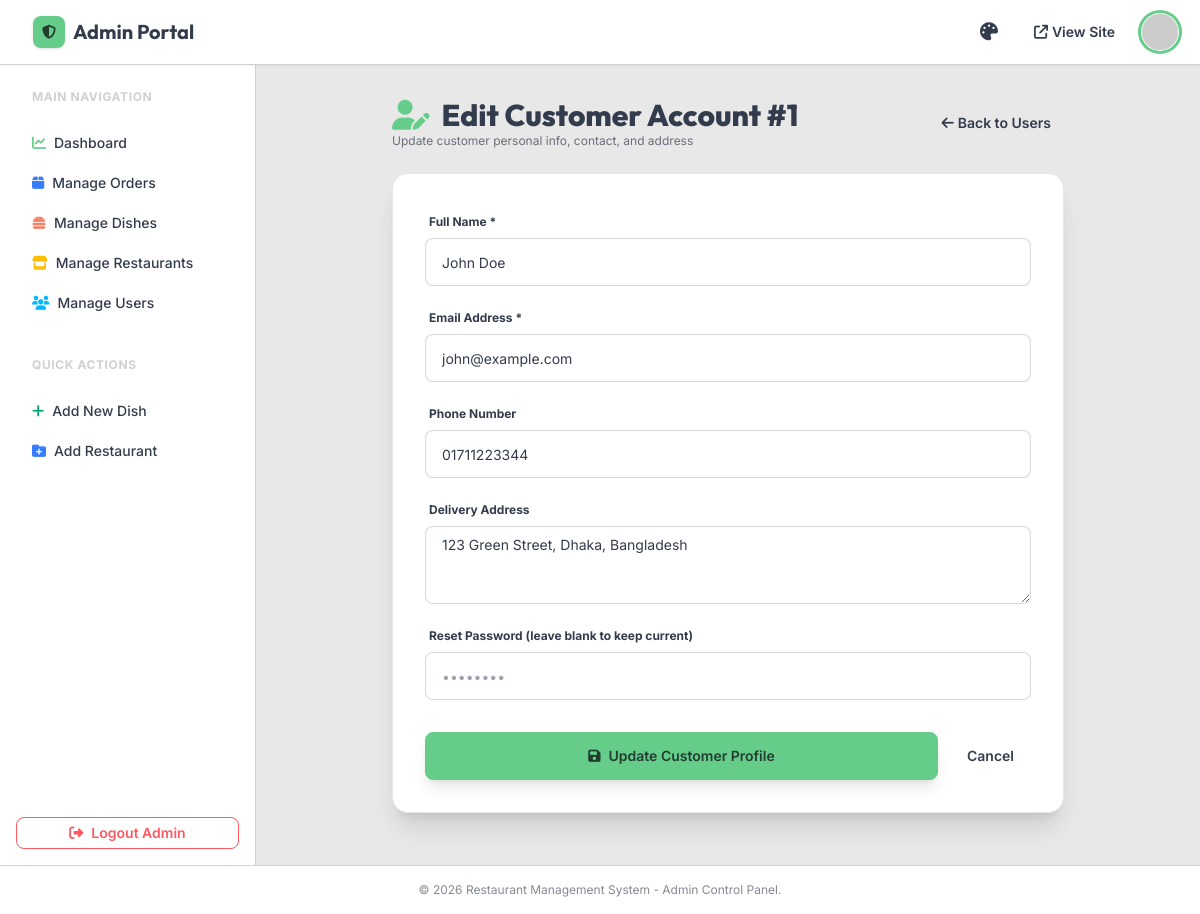
The app's page /admin/edit_user.php?id=1 (signed in) with its own data.
### tables this page shows
CREATE TABLE IF NOT EXISTS `users` (
  `id` INT(11) NOT NULL AUTO_INCREMENT,
  `name` VARCHAR(100) NOT NULL,
  `email` VARCHAR(100) NOT NULL UNIQUE,
  `password_plain` VARCHAR(255) NOT NULL,
  `password_md5` VARCHAR(255) NOT NULL,
  `phone` VARCHAR(20) DEFAULT NULL,
  `address` TEXT DEFAULT NULL,
  `avatar_url` VARCHAR(255) DEFAULT NULL,
  `created_at` DATETIME DEFAULT CURRENT_TIMESTAMP,
  PRIMARY KEY (`id`)
);

### admin/edit_user.php (the view, shortened to what this page needs)
<?php
$user_id = intval($_GET['id']);
require_once __DIR__ . '/header.php';
$stmt_u = $conn->prepare("SELECT * FROM users WHERE id = ?");
$stmt_u->bind_param("i", $user_id);
$stmt_u->execute();
$user = $stmt_u->get_result()->fetch_assoc();
?>
<div class="max-w-2xl mx-auto space-y-6">
    <div class="flex justify-between items-center">
        <div>
            <h1 class="text-3xl font-extrabold font-heading flex items-center gap-3">
                <i class="fa-solid fa-user-pen text-primary"></i> Edit Customer Account #<?= $user_id; ?>
            </h1>
            <p class="text-xs text-base-content/70">Update customer personal info, contact, and address</p>
        </div>
        <a href="manage_users.php" class="btn btn-ghost btn-sm gap-1">
            <i class="fa-solid fa-arrow-left"></i> Back to Users
        </a>
    </div>
    <form method="POST" class="card bg-base-100 shadow-xl border border-base-200 p-6 md:p-8 space-y-4">
        <div class="form-control">
            <label class="label text-xs font-bold">Full Name *</label>
            <input type="text" name="name" value="<?= htmlspecialchars($user['name']); ?>" required class="input input-bordered text-sm" />
        </div>
        <div class="form-control">
            <label class="label text-xs font-bold">Email Address *</label>
            <input type="email" name="email" value="<?= htmlspecialchars($user['email']); ?>" required class="input input-bordered text-sm" />
        </div>
        <div class="form-control">
            <label class="label text-xs font-bold">Phone Number</label>
            <input type="text" name="phone" value="<?= htmlspecialchars($user['phone'] ?? ''); ?>" placeholder="+880 1700-000000" class="input input-bordered text-sm" />
        </div>
        <div class="form-control">
            <label class="label text-xs font-bold">Delivery Address</label>
            <textarea name="address" rows="3" class="textarea textarea-bordered text-sm"><?= htmlspecialchars($user['address'] ?? ''); ?></textarea>
        </div>
        <div class="form-control">
            <label class="label text-xs font-bold">Reset Password (leave blank to keep current)</label>
            <input type="password" name="password" placeholder="••••••••" class="input input-bordered text-sm" />
        </div>
        <div class="pt-4 flex gap-3">
            <button type="submit" name="submit" class="btn btn-primary shadow-lg flex-1 gap-2">
                <i class="fa-solid fa-floppy-disk"></i> Update Customer Profile
            </button>
            <a href="manage_users.php" class="btn btn-ghost">Cancel</a>
        </div>
    </form>
</div>
<?php require_once __DIR__ . '/footer.php'; ?>

### admin/header.php (style rules this page uses)
body { font-family: 'Inter', sans-serif; }
h1, h2, h3, h4, .font-heading { font-family: 'Outfit', sans-serif; }

### records on screen
users: name "John Doe", email "john@example.com", phone "01711223344", address "123 Green Street, Dhaka, Bangladesh"

### other values on screen
$user_id "1"
